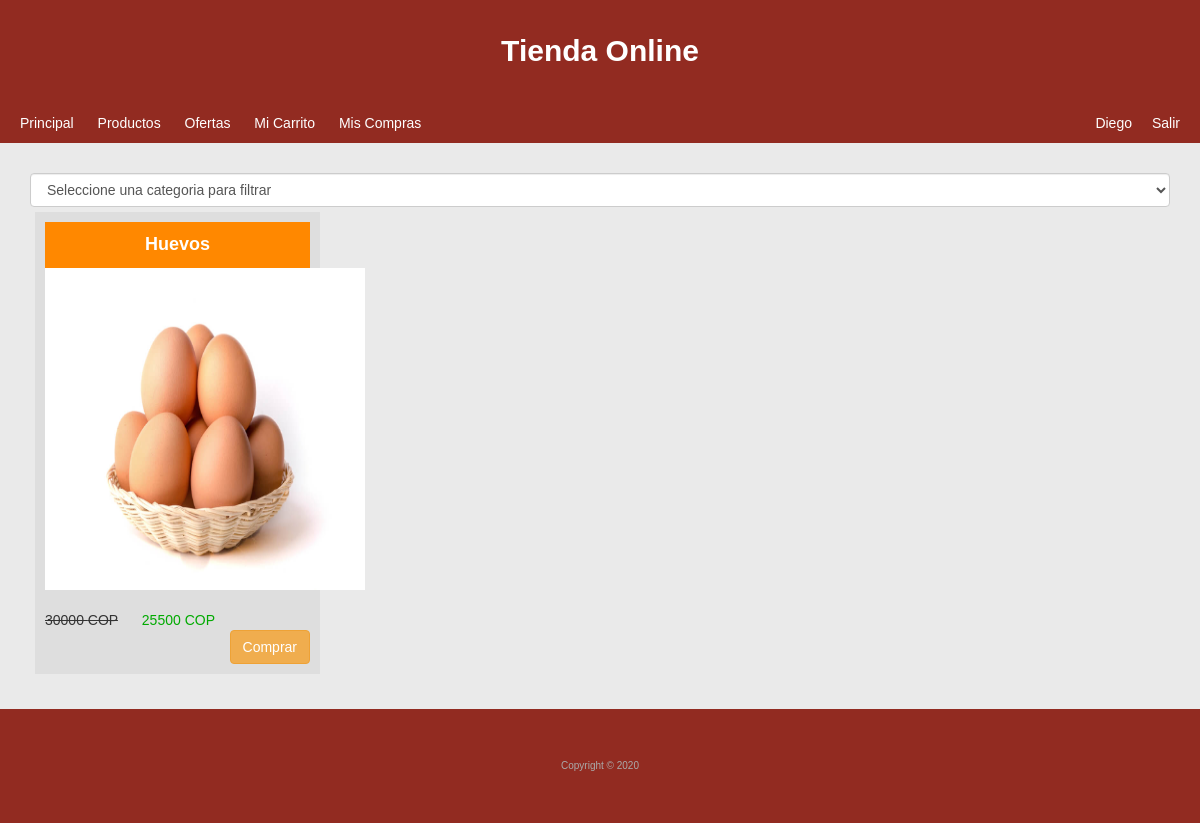
Page /?p=ofertas (signed in) on the committed database.
### tables this page shows
CREATE TABLE `clientes` (
  `id` int(11) NOT NULL,
  `username` varchar(255) NOT NULL,
  `password` varchar(255) NOT NULL,
  `name` varchar(255) NOT NULL
);

CREATE TABLE `productos` (
  `id` int(11) NOT NULL,
  `price` float NOT NULL,
  `imagen` varchar(255) NOT NULL,
  `name` varchar(255) NOT NULL,
  `id_categoria` int(11) NOT NULL,
  `oferta` int(11) NOT NULL,
  `descargable` varchar(255) NOT NULL
);

### configs/funciones.php (called while the page is built, shortened)
	<?php
function nombre_cliente($id_cliente){
	$mysqli = connect();
	$q = $mysqli->query("SELECT * FROM clientes WHERE id = '$id_cliente'");
	$r = mysqli_fetch_array($q);
	return $r['name'];
}
function connect(){
	$host_mysql = "localhost";
	$user_mysql = "root";
	$pass_mysql = "";
	$db_mysql = "tienda";
 	$mysqli = mysqli_connect($host_mysql,$user_mysql,$pass_mysql,$db_mysql);
	return $mysqli;
}
?>

### configs/config.php (called while the page is built, shortened)
<?php
	$divisa = "COP";
?>

### modulos/ofertas.php (the view, shortened to what this page needs)
<select id="categoria" onchange="redir_cat()" class="form-control">
	<option value="">Seleccione una categoria para filtrar</option>
</select>
	<?php
if(isset($cat)){
	$q = $mysqli->query("SELECT * FROM productos WHERE id_categoria = '$cat' AND oferta>0 ORDER BY id DESC");
}else{
	$q = $mysqli->query("SELECT * FROM productos WHERE oferta>0 ORDER BY id DESC");
}
while($r=mysqli_fetch_array($q)){
	$preciototal = 0;
			if($r['oferta']>0){
				if(strlen($r['oferta'])==1){
					$desc = "0.0".$r['oferta'];
				}else{
					$desc = "0.".$r['oferta'];
				}
				$preciototal = $r['price'] -($r['price'] * $desc);
			}else{
				$preciototal = $r['price'];
			}
	?>
		<div class="producto">
			<div class="name_producto"><?=$r['name']?></div>
			<div><img class="img_producto" src="productos/<?=$r['imagen']?>"/></div><br>
			<del><?=$r['price']?> <?=$divisa?></del> <span class="precio"> <?=$preciototal?> <?=$divisa?> </span>
			<button class="btn btn-warning pull-right" onclick="agregar_carro('<?=$r['id']?>');">Comprar</i></button>
		</div>
	<?php
}
?>

### index.php (shortened to what this page needs)
<?php
include "configs/config.php";
include "configs/funciones.php";
if(!isset($p)){
	$p = "principal";
}else{
	$p = $p;
}
?>
<!DOCTYPE html>
<html>
<head>
	<link rel="stylesheet" href="css/estilo.css"/>
	<link rel="stylesheet" href="bootstrap/css/bootstrap.css"/>
</head>
<body>
	<div class="header">
		Tienda Online
	</div>
	<div class="menu">
		<a href="?p=principal">Principal</a>
		<a href="?p=productos">Productos</a>
		<a href="?p=ofertas">Ofertas</a>
		<?php
		if(isset($_SESSION['id_cliente'])){
		?>
		<a href="?p=carrito">Mi Carrito</a>
		<a href="?p=miscompras">Mis Compras</a>
		<?php
		}else{
			?>
				<a href="?p=registro" class="pull-right subir">Registrate</a>
				<a href="?p=login" class="pull-right subir">Iniciar Sesión</a>
			<?php
		}
		?>
		<?php
			if(isset($_SESSION['id_cliente'])){
		?>
		<a class="pull-right subir" href="?p=salir">Salir</a>
		<a class="pull-right subir" href="#"><?=nombre_cliente($_SESSION['id_cliente'])?></a>
		<?php
			}
		?>
	</div>
	<div class="cuerpo">
		<?php
			if(file_exists("modulos/".$p.".php")){
				include "modulos/".$p.".php";
			}else{
				echo "<i>No se ha encontrado la página <b>".$p."</b> <a href='./'>Regresar</a></i>";
			}
		?>
	</div>
	<div class="footer">
		Copyright &copy; <?=date("Y")?>
	</div>
</body>
</html>

### css/estilo.css (style rules this page uses)
* { font-family: arial; }
body { padding:0; margin:0; }
a { text-decoration: none; color:#fff; }
.header { background:#922b21; color:#fff; padding:30px; text-align: center; font-size:30px; font-weight: bold; }
.menu { padding:10px; background: #922b21; }
.menu a { text-decoration: none; color:#fff; background:#922b21; padding:10px; }
.cuerpo { background: #eaeaea; padding:30px; min-height:440px; }
.footer { background:#922b21; color:#aaa; text-align:center; font-size:10px; padding:50px; }
.producto { display:inline-block; width:25%; padding:10px; background: rgba(0,0,0,0.05); color:#333; margin:5px; }
.img_producto { text-align: center; width:320px; height:322px; }
.name_producto { padding:10px; color:#fff; background:#ff8800; text-align: center; font-size:18px; font-weight: bold; }
.precio { color:#00aa00; padding:20px; }
.subir { position: relative; bottom: 10px; }

### rows in the picture
clientes: name "Diego"
productos: name "Huevos", imagen (picture), price "30000", preciototal "25500"
